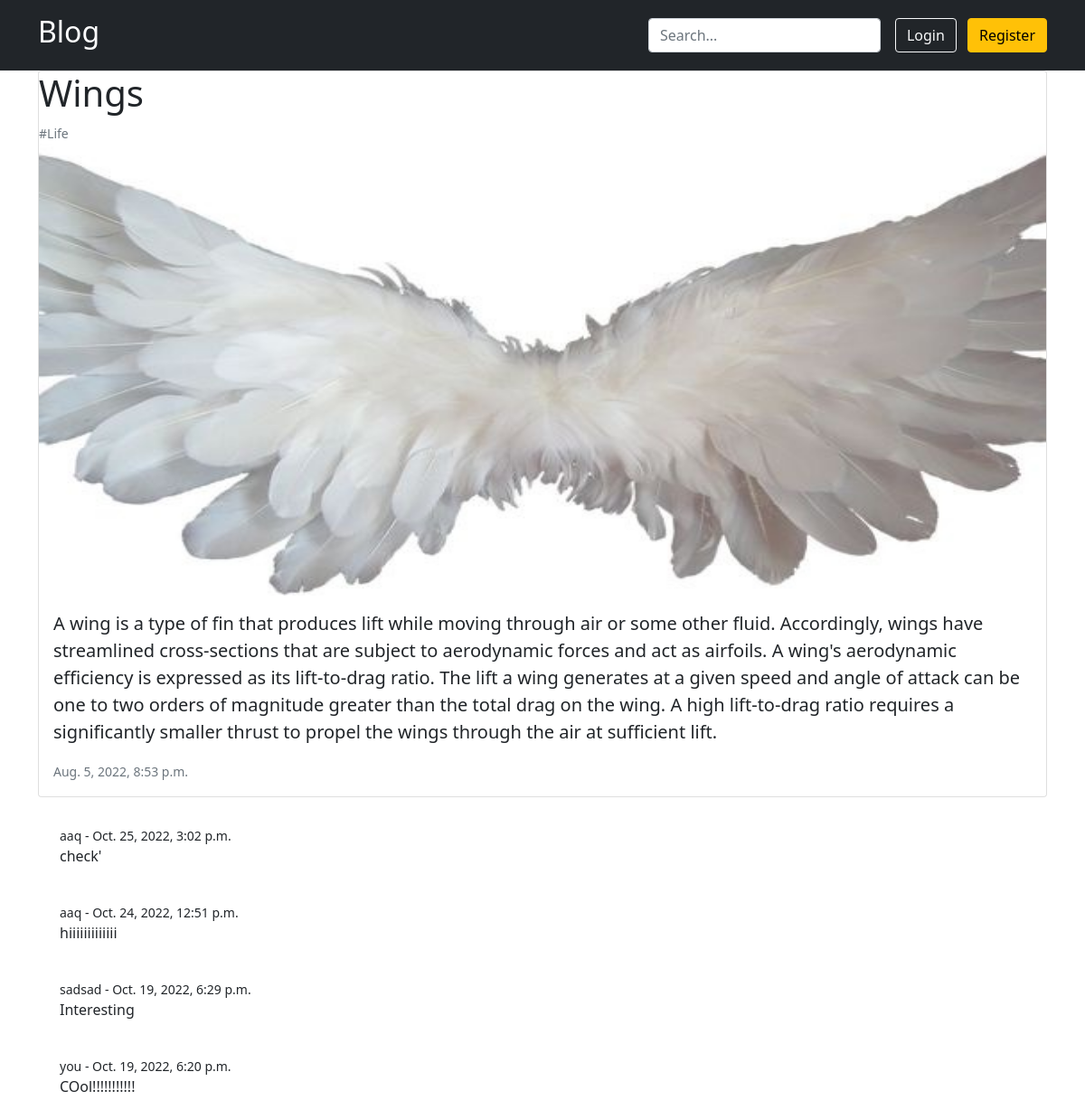
Screenshot of /post/wings/ with the database file from the repository.
### post/models.py (models this page shows, shortened)
class Post(models.Model):
    title = models.CharField(max_length=150)
    slug = models.SlugField(unique=True, db_index=True,verbose_name="Url")
    content = models.TextField()
    photo = models.ImageField(upload_to="photo/%Y/%m/%d")
    time_created = models.DateTimeField(auto_now_add=True)
    time_updated = models.DateTimeField(auto_now=True)
    cat = models.ManyToManyField('Category')
    class Meta:
        ordering = ["time_created","title"]

class Category(models.Model):
    name = models.CharField(max_length=50, db_index=True)
    slug = models.SlugField(unique=True, db_index=True, verbose_name="Url")
    def get_absolute_url(self):
        return reverse('category', kwargs={'cat_slug': self.slug})

class Comment(models.Model):
    content = models.TextField()
    time_created = models.DateTimeField(auto_now_add=True)
    user = models.ForeignKey(User,related_name="users",on_delete=models.CASCADE)
    post = models.ForeignKey('Post',related_name="comments", on_delete=models.CASCADE)
    class Meta:
        ordering = ["time_created",]

### post/views.py (the view)
# urls.py: path('post/<slug:post_slug>/', PostPage.as_view(), name='post_page'),
class PostPage(DetailView):
    model = Post
    template_name = "post/postpage.html"
    slug_url_kwarg = 'post_slug'
    context_object_name = 'post'
    def get_context_data(self, *, object_list=None, **kwargs):
        context = super().get_context_data(**kwargs)
        context['title'] = context['post'].title
        context['form'] = AddCommentForm()
        return context
    def get_queryset(self):
        return Post.objects.prefetch_related('cat').prefetch_related('comments__user').filter()

### post/forms.py
class AddCommentForm(forms.ModelForm):
    content = forms.CharField(label="Content", widget=forms.Textarea(attrs={'class': 'form-control','rows':"3",'placeholder':"Add a comment..."}))
    class Meta:
        model = Comment
        fields = ('content',)
    def __init__(self, *args, **kwargs):
        self.request = kwargs.pop('request', None)
        super(AddCommentForm, self).__init__(*args, **kwargs)

### post/templates/post/postpage.html (shortened to what this page needs)
{% extends 'post/base.html' %}
{% block content %}
<div class="container">
    <div class="card mb-3">
        <h1 class="card-title">{{post.title}}</h1>
        {% for cat in post.cat.all %}
          <a style="text-decoration: none" href="{{cat.get_absolute_url}}"><small class="text-muted">#{{cat.name}} </small></a>
        {% endfor %}
        <img class="card-img-top img-fluid" style="height: 500px" src="{{post.photo.url}}" alt="Card image cap">
      <div class="card-body">
        <p class="card-text fs-5">{{post.content}}</p>
        <p class="card-text"><small class="text-muted">{{post.time_created}}</small></p>
      </div>
    </div>
    {% for comment in post.comments.all reversed %}
        <div class="mb-2">
          <div class="card-body">
            <div class="d-flex justify-content-between">
              <div class="d-flex flex-row align-items-center">
                <p class="small mb-0 ms-2">{{comment.user.username}} - {{comment.time_created}}</p>
              </div>
            </div>
              <p class=" mb-0 ms-2">{{comment.content}}</p>
          </div>
        </div>
    {% endfor %}
</div>
{% endblock %}

### rows the page displays
Post: title "Wings", photo (picture), content "A wing is a type of fin that produces lift while moving through air or some other fluid. Accordingly, wings have streamlined cross-sections that are subject to aerodynamic forces and act as airfoils. A wing's aerodynamic efficiency is expressed as its lift-to-drag ratio. The lift a wing generates at a given speed and angle of attack can be one to two orders of magnitude greater than the total drag on the wing. A high lift-to-drag ratio requires a significantly smaller thrust to propel the wings through the air at sufficient lift.", time_created "Aug. 5, 2022, 8:53 p.m."
Category: name "Life"
Comment: user.username "aaq", time_created "Oct. 25, 2022, 3:02 p.m.", content "check'"
Comment: user.username "aaq", time_created "Oct. 24, 2022, 12:51 p.m.", content "hiiiiiiiiiiiii"
Comment: user.username "sadsad", time_created "Oct. 19, 2022, 6:29 p.m.", content "Interesting"
Comment: user.username "you", time_created "Oct. 19, 2022, 6:20 p.m.", content "COol!!!!!!!!!!!"
